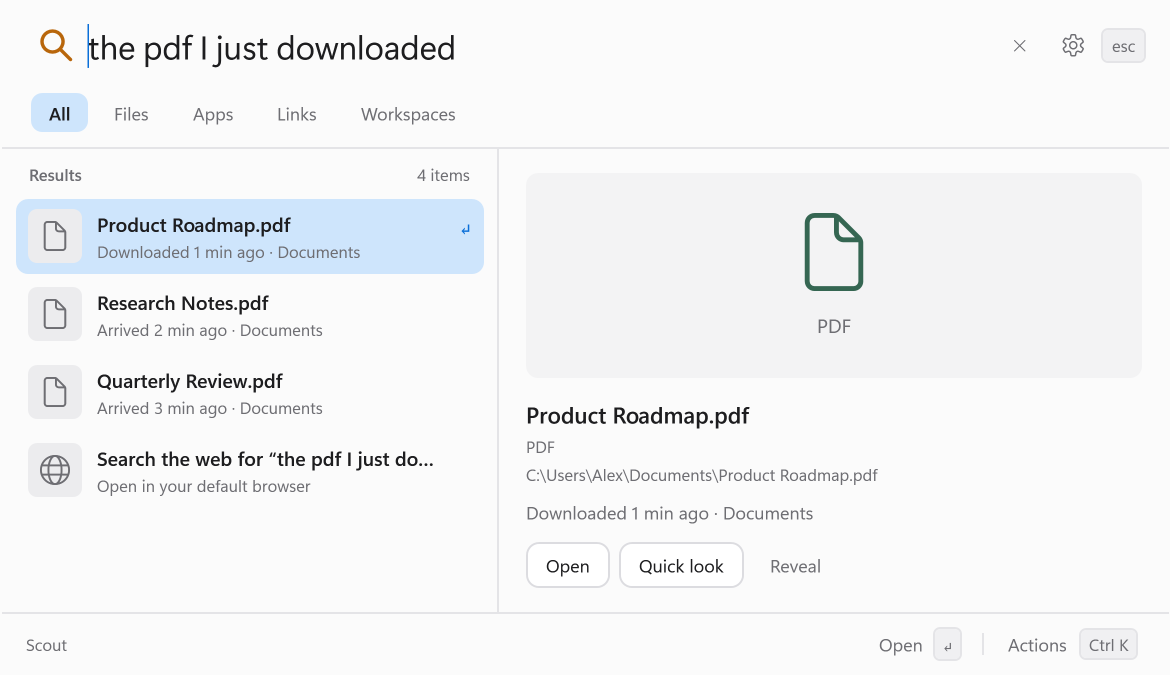
#> input picture website/dist/scout-arrival-3x.png, 2340 x 1350 px (shown at 1/2 size)
$ python -i readers.py   (imports and definitions only)
#> lines starting #> are read from the running program, lines starting #| are printed output that depends on the picture
#> further down, picture is the input picture: PIL image 2340x1350 RGBA; mean R, G, B, A 243.2, 244.2, 245.4, 255
"""Bounded prepared segments. Invoked only on an owned snapshot by the sandbox host."""
import base64
import bisect
import io
import importlib
import json
import math
from pathlib import Path
import platform
import re
import sys
import xml.etree.ElementTree as ET
import zipfile
from contextlib import closing
from .packages import xml

from .manifest import sha256

XML_NS = dict(w='http://schemas.openxmlformats.org/wordprocessingml/2006/main',
              a='http://schemas.openxmlformats.org/drawingml/2006/main',
              s='http://schemas.openxmlformats.org/spreadsheetml/2006/main',
              r='http://schemas.openxmlformats.org/officeDocument/2006/relationships',
              table='urn:oasis:names:tc:opendocument:xmlns:table:1.0',
              text='urn:oasis:names:tc:opendocument:xmlns:text:1.0',
              office='urn:oasis:names:tc:opendocument:xmlns:office:1.0',
              draw='urn:oasis:names:tc:opendocument:xmlns:drawing:1.0')

# [14 lines left out: function text_chunks, not called in this run]

def opaque_image(image):
    from PIL import Image
    if image.mode in ('RGBA','LA') or 'transparency' in image.info:
        rgba=image.convert('RGBA')
        return Image.alpha_composite(Image.new('RGBA',image.size,'white'),rgba).convert('RGB')
    return image.convert('RGB')

def image_bytes(image, pixels=1_000_000):
    from PIL import Image
    if min(image.size) <= 0 or image.width*image.height > 100_000_000:
        raise ValueError('image_pixel_budget')
    image = opaque_image(image)
    scale = min(1, math.sqrt(pixels/(image.width*image.height)))
#> scale = 0.563
    if scale < 1:
        image = image.resize((max(1, int(image.width*scale)), max(1, int(image.height*scale))), Image.Resampling.LANCZOS)
    output = io.BytesIO(); image.save(output, format='JPEG', quality=88)
    if output.tell() > 8*1024**2:
        raise ValueError('image_encoded_budget')
    thumbnail = image.copy(); thumbnail.thumbnail((384, 384))
#> after `thumbnail.thumbnail((384, 384))`:
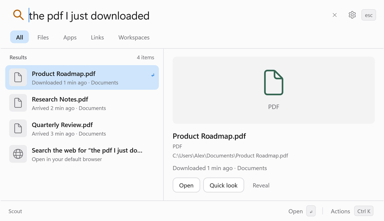
#> thumbnail: PIL image 384x221 RGB; mean R, G, B 243.1, 244.1, 245.3
    preview = io.BytesIO(); thumbnail.save(preview, format='JPEG', quality=80)
    return base64.b64encode(output.getvalue()).decode('ascii'), base64.b64encode(preview.getvalue()).decode('ascii')

class SegmentWriter:
    # [7 lines left out: function __init__, not called in this run]
    @property
    def full(self):
        return len(self.files) >= self.max_segments or self.bytes >= self.max_bytes
    # [189 lines left out: functions emit, text, table, image, finish, plain and 5 more, not called in this run]

>>> from PIL import Image
>>> picture = Image.open('../../website/dist/scout-arrival-3x.png')
>>> result = image_bytes(picture)

$ run again, on website/dist/scout-arrival.png
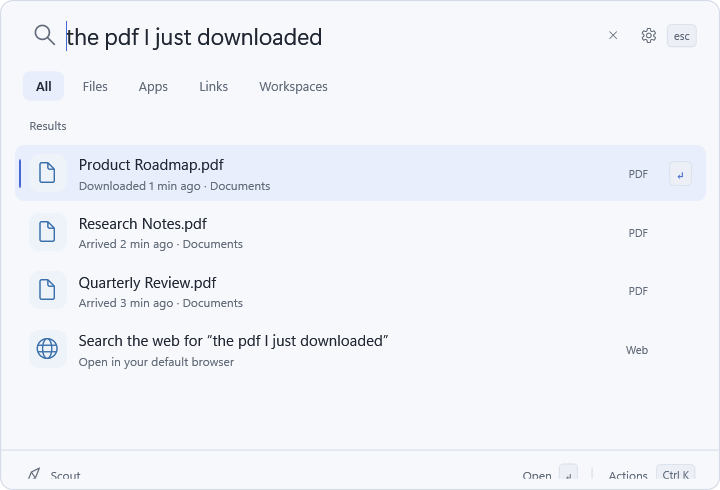
#> input picture website/dist/scout-arrival.png, 720 x 490 px
#> picture is the input picture: PIL image 720x490 RGBA; mean R, G, B, A 241, 242.9, 247.5, 240.2
#> in image_bytes, `thumbnail.thumbnail((384, 384))`:
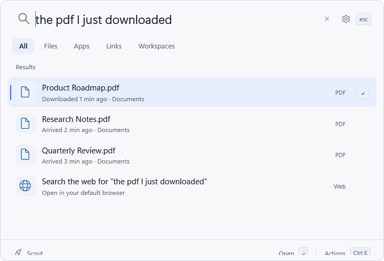
#> thumbnail: PIL image 384x261 RGB; mean R, G, B 242, 243, 247.6

$ run again, on website/dist/scout-download-group-3x.png
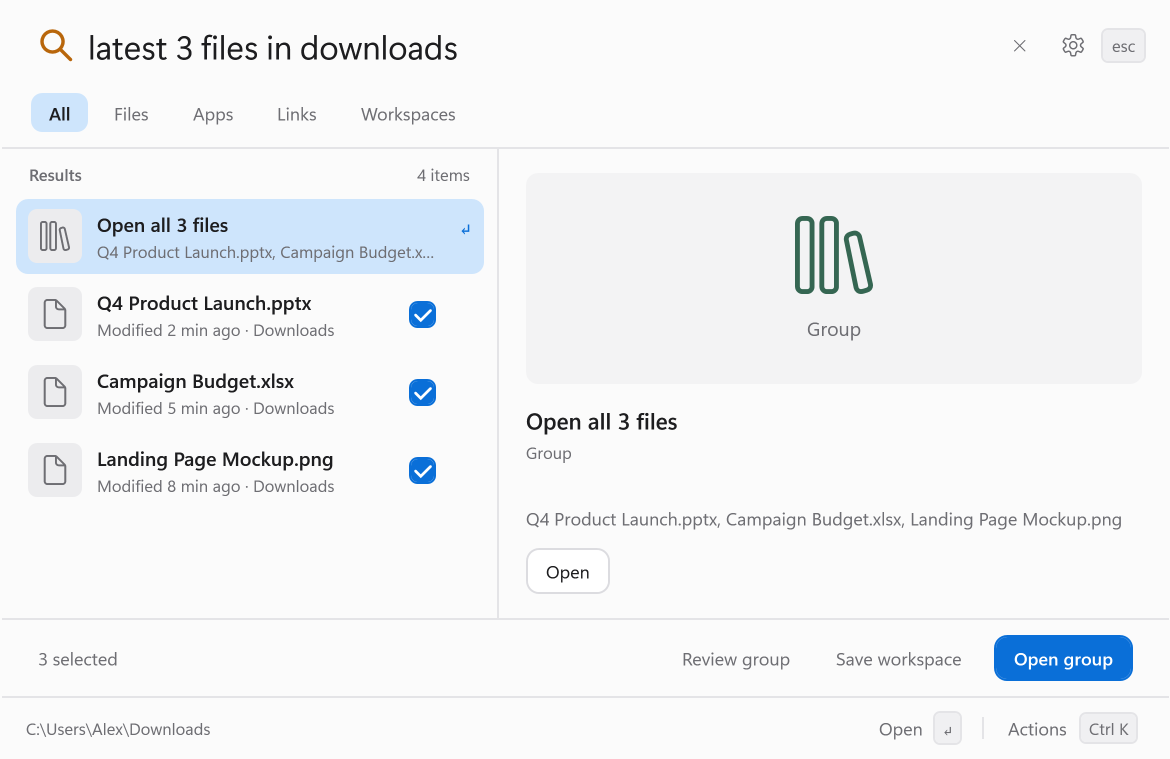
#> input picture website/dist/scout-download-group-3x.png, 2340 x 1518 px (shown at 1/2 size)
#> picture is the input picture: PIL image 2340x1518 RGBA; mean R, G, B, A 241.7, 243.5, 245.4, 255
#> in image_bytes, `thumbnail.thumbnail((384, 384))`:
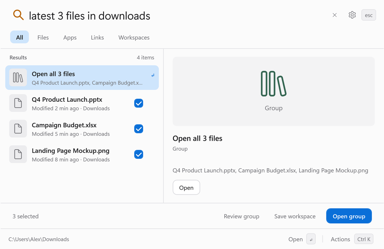
#> thumbnail: PIL image 384x249 RGB; mean R, G, B 241.6, 243.4, 245.3
